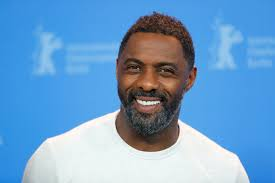
#> input picture DougXu/faceDetection/people/person1/image1.jpg, 275 x 183 px; its folder holds only this picture in this run
$ python facedetection_part1.py
#> lines starting #> are read from the running program, lines starting #| are printed output that depends on the picture
import cv2
import numpy as np
import os

def collect_dataset():
    images = []
    labels = []
    labels_dic = {}
    people = [person for person in os.listdir("people/")]
    for i, person in enumerate(people):
            labels_dic[i] = person
            for image in os.listdir("people/" + person):
                    images.append(cv2.imread("people/" + person + '/' + image, 0))
                    labels.append(person)

    return (images, np.array(labels), labels_dic)

images, labels, labels_dic = collect_dataset()
#> images = 1 item; labels_dic = {0: 'person1'}

class FaceDetector(object):
    def __init__(self, xml_path):
        self.classifier = cv2.CascadeClassifier(xml_path)

    def detect(self, image, biggest_only=True):
        scale_factor = 1.2
        min_neighbors = 5
        min_size = (30, 30)
        biggest_only = True
        faces_coord = self.classifier.detectMultiScale(image,
                                                       scaleFactor=scale_factor,
                                                       minNeighbors=min_neighbors,
                                                       minSize=min_size,
                                                       flags=cv2.CASCADE_SCALE_IMAGE)
        return faces_coord

def cut_faces(image, faces_coord):
    faces = []

    for (x, y, w, h) in faces_coord:
        w_rm = int(0.3 * w / 2)
        faces.append(image[y: y + h, x + w_rm: x + w - w_rm])

    return faces

def resize(images, size=(224, 224)):
    images_norm = []
    for image in images:
        if image.shape < size:
            image_norm = cv2.resize(image, size,
                                    interpolation=cv2.INTER_AREA)
        else:
            image_norm = cv2.resize(image, size,
                                    interpolation=cv2.INTER_CUBIC)
        images_norm.append(image_norm)

    return images_norm


def normalize_faces(image, faces_coord):

    faces = cut_faces(image, faces_coord)
    faces = resize(faces)

    return faces

count = 0
for image in images:
    detector = FaceDetector("haarcascade_frontalface_default.xml")
    faces_coord = detector.detect(image, True)
    faces = normalize_faces(image ,faces_coord)
    #count = 0
    for i, face in enumerate(faces):
            cv2.imwrite('%s.jpeg' % (count), faces[i])
            count += 1
#> this loop made 1 pass
#> (scale_factor in detect, min_neighbors in detect, min_size in detect, biggest_only in detect, faces_coord) on pass 1: (1.2, 5, (30, 30), True, [[108, 37, 83, 83]])
#> pass 1, `cv2.imwrite('%s.jpeg' % (count), faces[i])`:
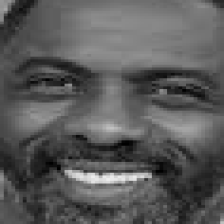
#> saved as 0.jpeg: shape (224, 224); min 0, max 237, mean 89.8
#> after the loop, count = 1

$ run again, on DougXu/faceDetection/people/person1/image2.jpg
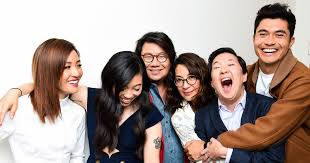
#> input picture DougXu/faceDetection/people/person1/image2.jpg, 310 x 163 px
#> images = 1 item; labels_dic = {0: 'person1'}
#> the loop `for image in images:` made 1 pass
#> (scale_factor in detect, min_neighbors in detect, min_size in detect, biggest_only in detect, faces_coord) on pass 1: (1.2, 5, (30, 30), True, [[247, 15, 48, 48], [137, 41, 37, 37]])
#> pass 1, `cv2.imwrite('%s.jpeg' % (count), faces[i])`:
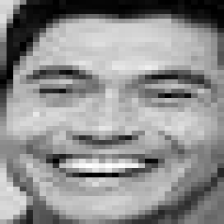
#> saved as 0.jpeg: shape (224, 224); min 0, max 255, mean 142.6
#> pass 1, `cv2.imwrite('%s.jpeg' % (count), faces[i])`:
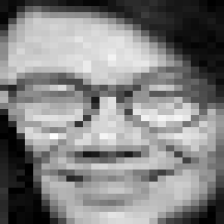
#> saved as 1.jpeg: shape (224, 224); min 0, max 253, mean 130.9
#> after the loop `for image in images:`: count = 2

$ run again, on DougXu/faceDetection/people/person1/nuclear-mind-changers.jpg
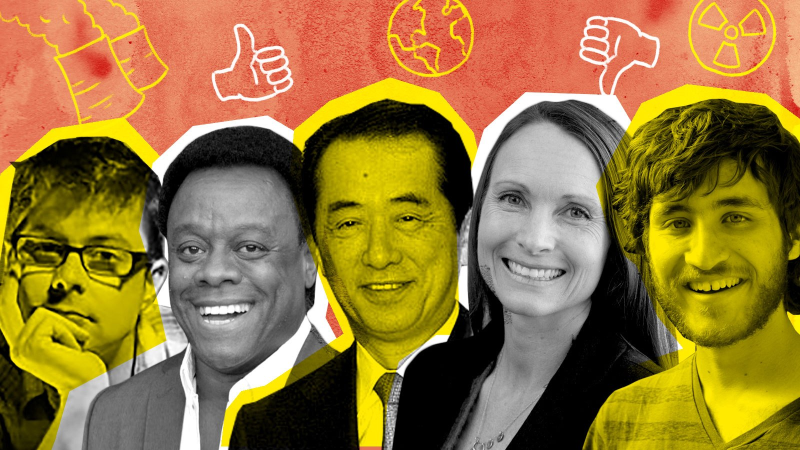
#> input picture DougXu/faceDetection/people/person1/nuclear-mind-changers.jpg, 1600 x 900 px (shown at 1/2 size)
#> images = 1 item; labels_dic = {0: 'person1'}
#> the loop `for image in images:` made 1 pass
#> (scale_factor in detect, min_neighbors in detect, min_size in detect, biggest_only in detect) on pass 1: (1.2, 5, (30, 30), True)
#> pass 1, `cv2.imwrite('%s.jpeg' % (count), faces[i])`:
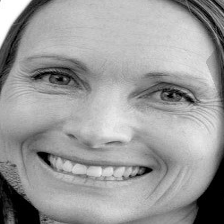
#> saved as 2.jpeg: shape (224, 224); min 0, max 255, mean 155
#> pass 1, `cv2.imwrite('%s.jpeg' % (count), faces[i])`:
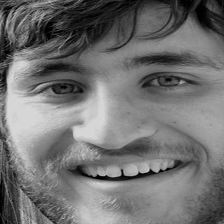
#> saved as 3.jpeg: shape (224, 224); min 0, max 220, mean 113.4
#> after the loop `for image in images:`: count = 4
